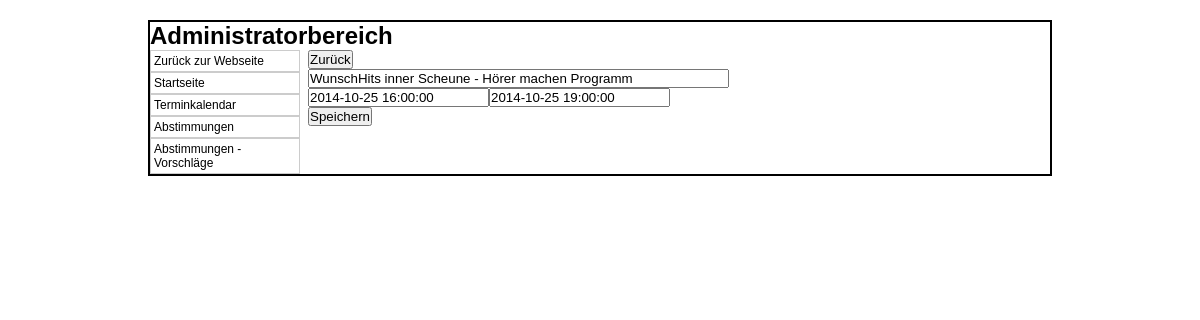
The app's page /admin/termin.php?edit=18 with its own data.
### tables this page shows
CREATE TABLE IF NOT EXISTS `termine` (
  `ID` int(10) NOT NULL AUTO_INCREMENT,
  `Text` varchar(250) DEFAULT NULL,
  `Von` datetime NOT NULL,
  `Bis` datetime NOT NULL,
  PRIMARY KEY (`ID`)
);

### class/mysqli.class.php (called while the page is built, shortened)
<?php
class MysqliDb
{
    protected static $_prefix;
    protected $_mysqli;
    protected $_query;
    protected $_where = array();
    protected $_orderBy = array();
    protected $_groupBy = array();
    protected $_bindParams = array('');
    protected $host;
    protected $username;
    protected $password;
    protected $db;
    protected $port;
    public function __construct($host = NULL, $username = NULL, $password = NULL, $db = NULL, $port = NULL)
    {
        $this->host = $host;
        $this->username = $username;
        $this->password = $password;
        $this->db = $db;
        if($port == NULL)
            $this->port = ini_get ('mysqli.default_port');
        else
            $this->port = $port;
    }
    public function connect()
    {
        $this->_mysqli = new mysqli ($this->host, $this->username, $this->password, $this->db, $this->port)
            or die('There was a problem connecting to the database');
        $this->_mysqli->set_charset ('utf8');
    }
    protected function reset()
    {
        $this->_where = array();
        $this->_orderBy = array();
        $this->_groupBy = array();
        $this->_bindParams = array('');
        $this->_query = null;
    }
    public function setPrefix($prefix = '')
    {
        self::$_prefix = $prefix;
        return $this;
    }
    public function get($tableName, $numRows = null, $columns = '*')
    {
        $column = is_array($columns) ? implode(', ', $columns) : $columns;
        $this->_query = "SELECT $column FROM " .self::$_prefix . $tableName;
        $stmt = $this->_buildQuery($numRows);
        $stmt->execute();
        return $this->_dynamicBindResults($stmt);
    }
    public function where($whereProp, $whereValue = null, $operator = null)
    {
        $this->_where[] = Array ("AND", $whereValue, $whereProp);
        return $this;
    }
    protected function _determineType($item)
    {
        switch (gettype($item)) {
            case 'NULL':
            case 'string':
                return 's';
                break;
        }
        return '';
    }
    protected function _bindParam($value) {
        $this->_bindParams[0] .= $this->_determineType ($value);
        array_push ($this->_bindParams, $value);
    }
    protected function _buildPair ($operator, $value) {
        if (!is_object($value)) {
            return ' ' . $operator. ' ? ';
        }
        $subQuery = $value->getSubQuery ();
        return " " . $operator . " (" . $subQuery['query'] . ")";
    }
    protected function _buildQuery($numRows = null, $tableData = null)
    {
        $stmt = $this->_prepareQuery();
        if (count ($this->_bindParams) > 1)
            call_user_func_array(array($stmt, 'bind_param'), $this->refValues($this->_bindParams));
        return $stmt;
    }
    protected function _dynamicBindResults(mysqli_stmt $stmt)
    {
        $parameters = array();
        $results = array();
        $meta = $stmt->result_metadata();
        $row = array();
        while ($field = $meta->fetch_field()) {
            $row[$field->name] = null;
            $parameters[] = & $row[$field->name];
        }
        call_user_func_array(array($stmt, 'bind_result'), $parameters);
        while ($stmt->fetch()) {
            $x = array();
            foreach ($row as $key => $val) {
                $x[$key] = $val;
            }
            array_push($results, $x);
        }
        return $results;
    }
    protected function _buildTableData ($tableData) {
        if (!is_array ($tableData))
            return;
        $this->_query = rtrim($this->_query, ', ');
    }
    protected function _buildWhere () {
        $this->_query .= ' WHERE ';
        $this->_where[0][0] = '';
        foreach ($this->_where as $cond) {
            list ($concat, $wValue, $wKey) = $cond;
            $this->_query .= " " . $concat ." " . $wKey;
            if (!is_array ($wValue))
                $wValue = Array ('=' => $wValue);
            $key = key ($wValue);
            $val = $wValue[$key];
            switch (strtolower ($key)) {
                default:
                    $this->_query .= $this->_buildPair ($key, $val);
            }
        }
    }
    protected function _buildGroupBy () {
        if (empty ($this->_groupBy))
            return;
        $this->_query .= " GROUP BY ";
        $this->_query = rtrim($this->_query, ', ') . " ";
    }
    protected function _buildOrderBy () {
        if (empty ($this->_orderBy))
            return;
        $this->_query .= " ORDER BY ";
        $this->_query = rtrim ($this->_query, ', ') . " ";
    }
    protected function _prepareQuery()
    {
        if (!$stmt = $this->_mysqli->prepare($this->_query)) {
            trigger_error("Problem preparing query ($this->_query) " . $this->_mysqli->error, E_USER_ERROR);
        }
        return $stmt;
    }
    protected function refValues($arr)
    {
        if (strnatcmp(phpversion(), '5.3') >= 0) {
            $refs = array();
            foreach ($arr as $key => $value) {
                $refs[$key] = & $arr[$key];
            }
            return $refs;
        }
        return $arr;
    }
    protected function replacePlaceHolders ($str, $vals) {
        $i = 1;
        $newStr = "";
        while ($pos = strpos ($str, "?")) {
            $val = $vals[$i++];
            $newStr .= substr ($str, 0, $pos) . $val;
            $str = substr ($str, $pos + 1);
        }
        return $newStr;
    }
}

### db_connect.php (called while the page is built, shortened)
<?php
include_once 'class/mysqli.class.php';
$db		= new MysqliDb(HOST,USER,PASSWORD,DATABASE);
?>

### admin/termin.php (the view, shortened to what this page needs)
<?php
require_once('../db_connect.php');
$inhalt = null;
if(isset($_GET['edit'])) {
	$id = $_GET['edit'];
	$cols		= array("ID", "Text", "Von", "Bis");
	$db->where("ID", $id);
	$termine	= $db->get(T_TERMINE, null, $cols);
	foreach ($termine as $termin) {
		$inhalt .= '<form method="POST" action="index.php?p=termine"><input type="submit" name="back" value="Zurück"></form>
		<form method="POST">
			<input type="text" name="text" value="'.$termin['Text'].'" size="50"><br />
			<input type="text" name="von" value="'.$termin['Von'].'"><input type="text" name="bis" value="'.$termin['Bis'].'"><br />
		<input type="hidden" name="id" value="'.$termin['ID'].'">
		<input type="submit" name="edit" value="Speichern">
		</form>';
	}
}
?>
<html>
<head>
	<link rel="stylesheet" type="text/css" href="style.css">
</head>
<body>
	<div id="container">
		<h1>Administratorbereich</h1>
		<div id="navi">
			<ul>
				<li><a href="../">Zurück zur Webseite</a></li>
				<li><a href="index.php">Startseite</a></li>
				<li><a href="index.php?p=termine">Terminkalendar</a></li>
				<li><a href="abstimmung.php">Abstimmungen</a></li>
				<li><a href="vorschlaege.php">Abstimmungen - Vorschläge</a></li>
			</ul>
		</div>
		<div id="content">
		<?php
			echo $inhalt;
		?>
		</div>
	</div>
</body>
</html>

### admin/style.css (style rules this page uses)
* { margin:0; padding:0; }
body { background-color:#FFF; color:#000; font-family:Verdana,Arial; font-size:12px; }
a { color:#000; text-decoration:none; }
div#container { border:2px solid #000; margin:20px auto; width:900px; }
div#navi { float:left; width:150px; }
div#navi ul { list-style-type:none; }
div#navi ul li { border:1px solid #ccc; }
div#navi ul li a { display:block; padding:3px; }
div#content { float:left; width:80%; margin-left:8px; }

### records on screen
termine: text "WunschHits inner Scheune - Hörer machen Programm", von "2014-10-25 16:00:00", bis "2014-10-25 19:00:00"
